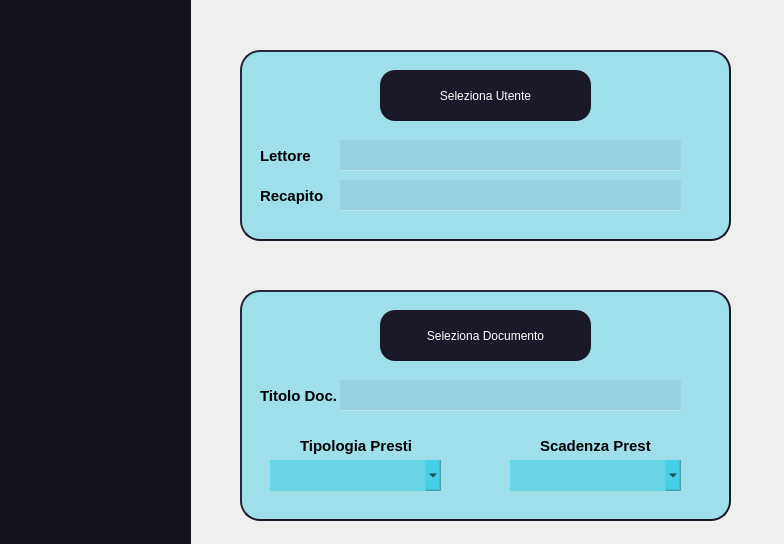
<?xml version="1.0" encoding="UTF-8"?>
<ui version="4.0">
 <class>Dialog</class>
 <widget class="QDialog" name="Dialog">
  <property name="geometry">
   <rect>
    <x>0</x>
    <y>0</y>
    <width>784</width>
    <height>544</height>
   </rect>
  </property>
  <property name="windowTitle">
   <string>Prestito</string>
  </property>
  <widget class="QFrame" name="frame_2">
   <property name="geometry">
    <rect>
     <x>0</x>
     <y>0</y>
     <width>191</width>
     <height>571</height>
    </rect>
   </property>
   <property name="font">
    <font>
     <pointsize>1</pointsize>
    </font>
   </property>
   <property name="styleSheet">
    <string notr="true">border:none;
background-color:rgb(20, 18, 29)</string>
   </property>
   <property name="frameShape">
    <enum>QFrame::StyledPanel</enum>
   </property>
   <property name="frameShadow">
    <enum>QFrame::Raised</enum>
   </property>
   <widget class="QLabel" name="logoImage">
    <property name="geometry">
     <rect>
      <x>60</x>
      <y>30</y>
      <width>91</width>
      <height>91</height>
     </rect>
    </property>
    <property name="styleSheet">
     <string notr="true">background-color:transparent;</string>
    </property>
    <property name="text">
     <string/>
    </property>
    <property name="textFormat">
     <enum>Qt::RichText</enum>
    </property>
    <property name="pixmap">
     <pixmap>../img/Icona Prestito.png</pixmap>
    </property>
    <property name="scaledContents">
     <bool>true</bool>
    </property>
   </widget>
   <widget class="QPushButton" name="returnButton">
    <property name="geometry">
     <rect>
      <x>60</x>
      <y>450</y>
      <width>71</width>
      <height>51</height>
     </rect>
    </property>
    <property name="styleSheet">
     <string notr="true">background-color:transparent;</string>
    </property>
    <property name="text">
     <string/>
    </property>
    <property name="icon">
     <iconset>
      <normaloff>../img/Icona Close.png</normaloff>../img/Icona Close.png</iconset>
    </property>
    <property name="iconSize">
     <size>
      <width>50</width>
      <height>50</height>
     </size>
    </property>
   </widget>
  </widget>
  <widget class="QLabel" name="label_13">
   <property name="geometry">
    <rect>
     <x>0</x>
     <y>0</y>
     <width>1091</width>
     <height>871</height>
    </rect>
   </property>
   <property name="text">
    <string/>
   </property>
   <property name="textFormat">
    <enum>Qt::RichText</enum>
   </property>
   <property name="pixmap">
    <pixmap>../img/Sfondo.jpeg</pixmap>
   </property>
   <property name="scaledContents">
    <bool>true</bool>
   </property>
  </widget>
  <widget class="QFrame" name="frame_11">
   <property name="geometry">
    <rect>
     <x>240</x>
     <y>50</y>
     <width>491</width>
     <height>191</height>
    </rect>
   </property>
   <property name="minimumSize">
    <size>
     <width>0</width>
     <height>1</height>
    </size>
   </property>
   <property name="styleSheet">
    <string notr="true">border-radius: 20px;
border-style: outset;
border-width: 2px;
border-color:rgb(27,25,39);
background-color:rgba(0, 192, 225, 85)</string>
   </property>
   <property name="frameShape">
    <enum>QFrame::StyledPanel</enum>
   </property>
   <property name="frameShadow">
    <enum>QFrame::Raised</enum>
   </property>
   <widget class="QPushButton" name="selectuserButton">
    <property name="geometry">
     <rect>
      <x>140</x>
      <y>20</y>
      <width>211</width>
      <height>51</height>
     </rect>
    </property>
    <property name="styleSheet">
     <string notr="true">QPushButton 
{
background-color: #1A1927;
color:rgb(255, 255, 255);
border-radius:15px;
border: none

}
QPushButton::pressed
{
	background-color:rgb(30, 97, 255)
}</string>
    </property>
    <property name="text">
     <string>Seleziona Utente</string>
    </property>
    <property name="iconSize">
     <size>
      <width>30</width>
      <height>30</height>
     </size>
    </property>
    <property name="checkable">
     <bool>true</bool>
    </property>
   </widget>
   <widget class="QLabel" name="label_6">
    <property name="geometry">
     <rect>
      <x>20</x>
      <y>90</y>
      <width>101</width>
      <height>31</height>
     </rect>
    </property>
    <property name="font">
     <font>
      <pointsize>11</pointsize>
      <weight>75</weight>
      <bold>true</bold>
     </font>
    </property>
    <property name="styleSheet">
     <string notr="true">border:none;
background-color:transparent</string>
    </property>
    <property name="text">
     <string>Lettore</string>
    </property>
   </widget>
   <widget class="QLineEdit" name="nameField">
    <property name="geometry">
     <rect>
      <x>100</x>
      <y>90</y>
      <width>341</width>
      <height>31</height>
     </rect>
    </property>
    <property name="styleSheet">
     <string notr="true">border:none;
background-color: rgba(23, 28, 78, 17);
color:rgb(255, 255, 255);
font: 14pt &quot;Source Code Pro for Powerline&quot;;
border:none;
border-bottom: 1px solid rgba(255, 255, 255, 100);
</string>
    </property>
    <property name="text">
     <string/>
    </property>
    <property name="readOnly">
     <bool>true</bool>
    </property>
    <property name="placeholderText">
     <string/>
    </property>
   </widget>
   <widget class="QLabel" name="label_7">
    <property name="geometry">
     <rect>
      <x>20</x>
      <y>130</y>
      <width>101</width>
      <height>31</height>
     </rect>
    </property>
    <property name="font">
     <font>
      <pointsize>11</pointsize>
      <weight>75</weight>
      <bold>true</bold>
     </font>
    </property>
    <property name="styleSheet">
     <string notr="true">border:none;
background-color:transparent</string>
    </property>
    <property name="text">
     <string>Recapito</string>
    </property>
   </widget>
   <widget class="QLineEdit" name="nameField_2">
    <property name="geometry">
     <rect>
      <x>100</x>
      <y>130</y>
      <width>341</width>
      <height>31</height>
     </rect>
    </property>
    <property name="styleSheet">
     <string notr="true">border:none;
background-color: rgba(23, 28, 78, 17);
color:rgb(255, 255, 255);
font: 14pt &quot;Source Code Pro for Powerline&quot;;
border:none;
border-bottom: 1px solid rgba(255, 255, 255, 100);
</string>
    </property>
    <property name="text">
     <string/>
    </property>
    <property name="readOnly">
     <bool>true</bool>
    </property>
    <property name="placeholderText">
     <string/>
    </property>
   </widget>
  </widget>
  <widget class="QFrame" name="frame_12">
   <property name="geometry">
    <rect>
     <x>240</x>
     <y>290</y>
     <width>491</width>
     <height>231</height>
    </rect>
   </property>
   <property name="minimumSize">
    <size>
     <width>0</width>
     <height>1</height>
    </size>
   </property>
   <property name="styleSheet">
    <string notr="true">border-radius: 20px;
border-style: outset;
border-width: 2px;
border-color:rgb(27,25,39);
background-color:rgba(0, 192, 225, 85)</string>
   </property>
   <property name="frameShape">
    <enum>QFrame::StyledPanel</enum>
   </property>
   <property name="frameShadow">
    <enum>QFrame::Raised</enum>
   </property>
   <widget class="QPushButton" name="selectdocButton">
    <property name="geometry">
     <rect>
      <x>140</x>
      <y>20</y>
      <width>211</width>
      <height>51</height>
     </rect>
    </property>
    <property name="styleSheet">
     <string notr="true">QPushButton 
{
background-color: #1A1927;
color:rgb(255, 255, 255);
border-radius:15px;
border: none

}
QPushButton::pressed
{
	background-color:rgb(30, 97, 255)
}</string>
    </property>
    <property name="text">
     <string>Seleziona Documento</string>
    </property>
    <property name="iconSize">
     <size>
      <width>30</width>
      <height>30</height>
     </size>
    </property>
    <property name="checkable">
     <bool>true</bool>
    </property>
   </widget>
   <widget class="QLabel" name="label_8">
    <property name="geometry">
     <rect>
      <x>20</x>
      <y>90</y>
      <width>101</width>
      <height>31</height>
     </rect>
    </property>
    <property name="font">
     <font>
      <pointsize>11</pointsize>
      <weight>75</weight>
      <bold>true</bold>
     </font>
    </property>
    <property name="styleSheet">
     <string notr="true">border:none;
background-color:transparent</string>
    </property>
    <property name="text">
     <string>Titolo Doc.</string>
    </property>
   </widget>
   <widget class="QLineEdit" name="nameField_3">
    <property name="geometry">
     <rect>
      <x>100</x>
      <y>90</y>
      <width>341</width>
      <height>31</height>
     </rect>
    </property>
    <property name="styleSheet">
     <string notr="true">border:none;
background-color: rgba(23, 28, 78, 17);
color:rgb(255, 255, 255);
font: 14pt &quot;Source Code Pro for Powerline&quot;;
border:none;
border-bottom: 1px solid rgba(255, 255, 255, 100);
</string>
    </property>
    <property name="text">
     <string/>
    </property>
    <property name="readOnly">
     <bool>true</bool>
    </property>
    <property name="placeholderText">
     <string/>
    </property>
   </widget>
   <widget class="QLabel" name="label_9">
    <property name="geometry">
     <rect>
      <x>60</x>
      <y>140</y>
      <width>111</width>
      <height>31</height>
     </rect>
    </property>
    <property name="font">
     <font>
      <pointsize>11</pointsize>
      <weight>75</weight>
      <bold>true</bold>
     </font>
    </property>
    <property name="styleSheet">
     <string notr="true">border:none;
background-color:transparent</string>
    </property>
    <property name="text">
     <string>Tipologia Prestito</string>
    </property>
   </widget>
   <widget class="QComboBox" name="comboBox">
    <property name="geometry">
     <rect>
      <x>30</x>
      <y>170</y>
      <width>171</width>
      <height>31</height>
     </rect>
    </property>
    <property name="styleSheet">
     <string notr="true">border:none;
</string>
    </property>
   </widget>
   <widget class="QLabel" name="label_10">
    <property name="geometry">
     <rect>
      <x>300</x>
      <y>140</y>
      <width>111</width>
      <height>31</height>
     </rect>
    </property>
    <property name="font">
     <font>
      <pointsize>11</pointsize>
      <weight>75</weight>
      <bold>true</bold>
     </font>
    </property>
    <property name="styleSheet">
     <string notr="true">border:none;
background-color:transparent</string>
    </property>
    <property name="text">
     <string>Scadenza Prestito</string>
    </property>
   </widget>
   <widget class="QComboBox" name="comboBox_2">
    <property name="geometry">
     <rect>
      <x>270</x>
      <y>170</y>
      <width>171</width>
      <height>31</height>
     </rect>
    </property>
    <property name="styleSheet">
     <string notr="true">border:none;
</string>
    </property>
   </widget>
  </widget>
  <widget class="QLabel" name="label">
   <property name="geometry">
    <rect>
     <x>250</x>
     <y>20</y>
     <width>51</width>
     <height>51</height>
    </rect>
   </property>
   <property name="text">
    <string/>
   </property>
   <property name="textFormat">
    <enum>Qt::RichText</enum>
   </property>
   <property name="pixmap">
    <pixmap>../img/Icona User.png</pixmap>
   </property>
   <property name="scaledContents">
    <bool>true</bool>
   </property>
  </widget>
  <widget class="QLabel" name="label_2">
   <property name="geometry">
    <rect>
     <x>250</x>
     <y>260</y>
     <width>51</width>
     <height>51</height>
    </rect>
   </property>
   <property name="text">
    <string/>
   </property>
   <property name="textFormat">
    <enum>Qt::RichText</enum>
   </property>
   <property name="pixmap">
    <pixmap>../img/book.png</pixmap>
   </property>
   <property name="scaledContents">
    <bool>true</bool>
   </property>
  </widget>
  <zorder>label_13</zorder>
  <zorder>frame_2</zorder>
  <zorder>frame_11</zorder>
  <zorder>frame_12</zorder>
  <zorder>label</zorder>
  <zorder>label_2</zorder>
 </widget>
 <resources/>
 <connections/>
</ui>
